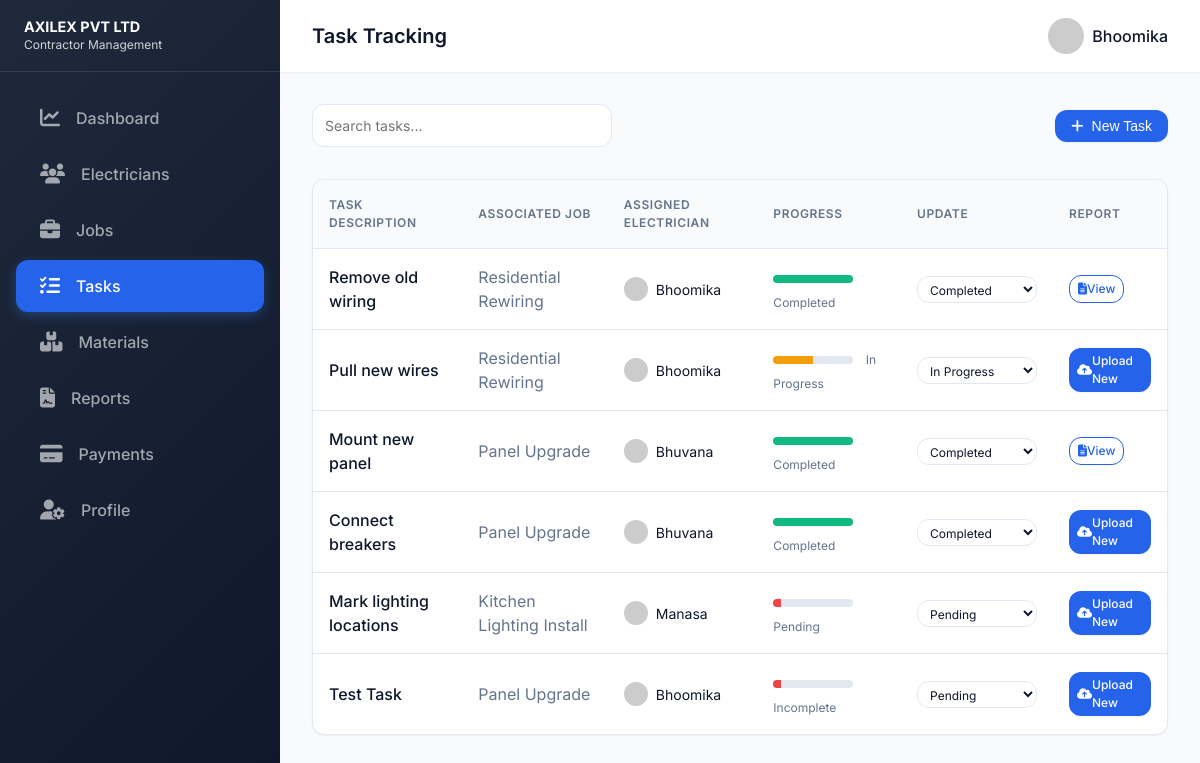
Screenshot of /tasks (signed in) with the database file from the repository.
### tables this page shows
CREATE TABLE Electricians (
            id INTEGER PRIMARY KEY AUTOINCREMENT,
            name TEXT NOT NULL,
            phone TEXT,
            email TEXT,
            status TEXT DEFAULT 'Available'
        , user_id INTEGER REFERENCES Users(id));

CREATE TABLE Tasks (
            id INTEGER PRIMARY KEY AUTOINCREMENT,
            job_id INTEGER,
            description TEXT NOT NULL,
            status TEXT DEFAULT 'Incomplete',
            assigned_electrician_id INTEGER,
            completed_at TEXT, report_path TEXT,
            FOREIGN KEY (job_id) REFERENCES Jobs (id),
            FOREIGN KEY (assigned_electrician_id) REFERENCES Electricians (id)
        );

CREATE TABLE Jobs (
            id INTEGER PRIMARY KEY AUTOINCREMENT,
            title TEXT NOT NULL,
            description TEXT,
            location TEXT,
            deadline TEXT,
            assigned_electrician_id INTEGER,
            status TEXT DEFAULT 'Pending', image_path TEXT, price REAL DEFAULT 0.0,
            FOREIGN KEY (assigned_electrician_id) REFERENCES Electricians (id)
        );

### app.py (the view, shortened to what this page needs)
@app.route('/tasks', methods=['GET', 'POST'])
@login_required
def tasks():
    conn = get_db_connection()
    if session['role'] == 'admin':
        tasks = conn.execute('SELECT t.*, j.title as job_title, e.name as electrician_name FROM Tasks t JOIN Jobs j ON t.job_id = j.id LEFT JOIN Electricians e ON t.assigned_electrician_id = e.id').fetchall()
    jobs = conn.execute('SELECT id, title FROM Jobs').fetchall()
    els = conn.execute('SELECT id, name FROM Electricians').fetchall()
    conn.close()
    return render_template('tasks.html', tasks=tasks, jobs=jobs, electricians=els)

### app.py (called while the page is built)
def get_db_connection():
    conn = sqlite3.connect(DB_PATH)
    conn.row_factory = sqlite3.Row
    return conn

def login_required(f):
    @wraps(f)
    def decorated_function(*args, **kwargs):
        if 'user_id' not in session:
            return redirect(url_for('login'))
        return f(*args, **kwargs)
    return decorated_function

@app.context_processor
def inject_user():
    return dict(user_role=session.get('role'), username=session.get('username'))

### templates/tasks.html (shortened to what this page needs)
<!DOCTYPE html>
<html lang="en">
<head>
    <link rel="stylesheet" href="/static/css/styles.css">
    <link rel="stylesheet" href="https://cdnjs.cloudflare.com/ajax/libs/font-awesome/6.4.0/css/all.min.css">
</head>
<body>
    <div class="dashboard-layout">
        <aside class="sidebar">
            <div class="sidebar-header" style="justify-content: space-between;">
                <div style="font-size: 0.9rem; font-weight: 700; line-height: 1.2;">AXILEX PVT LTD <br><small style="font-weight: 400; opacity: 0.8;">Contractor Management</small></div>
            </div>
            <nav class="sidebar-nav">
                <a href="/dashboard" class="sidebar-link">
                    <i class="fa-solid fa-chart-line"></i> Dashboard
                </a>
                {% if session.role == 'admin' %}
                <a href="/electricians" class="sidebar-link">
                    <i class="fa-solid fa-users"></i> Electricians
                </a>
                {% endif %}
                <a href="/jobs" class="sidebar-link">
                    <i class="fa-solid fa-briefcase"></i> Jobs
                </a>
                <a href="/tasks" class="sidebar-link active">
                    <i class="fa-solid fa-list-check"></i> Tasks
                </a>
                {% if session.role == 'admin' %}
                <a href="/materials" class="sidebar-link">
                    <i class="fa-solid fa-boxes-stacked"></i> Materials
                </a>
                <a href="/reporter" class="sidebar-link">
                    <i class="fa-solid fa-file-contract"></i> Reports
                </a>
                <a href="/payments" class="sidebar-link">
                    <i class="fa-solid fa-credit-card"></i> Payments
                </a>
                {% endif %}
                <a href="/profile" class="sidebar-link">
                    <i class="fa-solid fa-user-gear"></i> Profile
                </a>
            </nav>
        </aside>
        <main class="main-content">
            <header class="topbar">
                <div class="flex items-center gap-2">
                    <h2 style="margin: 0; font-size: 1.25rem;">Task Tracking</h2>
                </div>
                <div class="topbar-right">
                    <div class="user-profile">
                        <img src="https://ui-avatars.com/api/?name={{ session.username|urlencode }}&background=DBEAFE&color=1E3A8A" alt="Profile" style="width: 36px; height: 36px; border-radius: 50%;">
                        <span>{{ session.username }}</span>
                    </div>
                </div>
            </header>
            <div class="content-area">
                <div class="flex justify-between items-center mb-4">
                    <div style="width: 300px;">
                        <input type="text" class="form-control" placeholder="Search tasks...">
                    </div>
                    {% if session.role == 'admin' %}
                    <button id="addTaskBtn" class="btn btn-primary"><i class="fa-solid fa-plus" style="margin-right: 0.5rem;"></i> New Task</button>
                    {% endif %}
                </div>
                <div class="table-container">
                    <table class="table">
                        <thead>
                            <tr>
                                <th>Task Description</th>
                                <th>Associated Job</th>
                                <th>Assigned Electrician</th>
                                <th>Progress</th>
                                <th>Update</th>
                                <th>Report</th>
                            </tr>
                        </thead>
                        <tbody>
                            {% for task in tasks %}
                            <tr>
                                <td style="font-weight: 500;">{{ task.description }}</td>
                                <td style="color: var(--text-light);">{{ task.job_title }}</td>
                                <td>
                                    {% if task.electrician_name %}
                                    <div class="flex items-center gap-1">
                                        <img src="https://ui-avatars.com/api/?name={{ task.electrician_name|urlencode }}&background=random" style="width: 24px; height: 24px; border-radius: 50%;">
                                        <span style="font-size: 0.875rem;">{{ task.electrician_name }}</span>
                                    </div>
                                    {% else %}
                                    <span style="font-size: 0.875rem; color: var(--text-light); font-style: italic;">Unassigned</span>
                                    {% endif %}
                                </td>
                                <td>
                                    <div style="background-color: var(--mid-grey); height: 8px; border-radius: 4px; overflow: hidden; width: 80px; display: inline-block; vertical-align: middle; margin-right: 0.5rem;">
                                        <div style="background-color: {{ 'var(--success)' if task.status == 'Completed' else 'var(--warning)' if task.status == 'In Progress' else 'var(--danger)' }}; height: 100%; width: {{ '100%' if task.status == 'Completed' else '50%' if task.status == 'In Progress' else '10%' }};"></div>
                                    </div>
                                    <span style="font-size: 0.75rem; color: var(--text-light);">{{ task.status }}</span>
                                </td>
                                <td>
                                    <select class="form-control status-update-btn" data-id="{{ task.id }}" style="padding: 0.25rem 0.5rem; font-size: 0.75rem; width: 120px;">
                                        <option value="Pending" {{ 'selected' if task.status == 'Pending' }}>Pending</option>
                                        <option value="In Progress" {{ 'selected' if task.status == 'In Progress' }}>In Progress</option>
                                        <option value="Completed" {{ 'selected' if task.status == 'Completed' }}>Completed</option>
                                    </select>
                                </td>
                                <td>
                                    {% if task.report_path %}
                                    <a href="/api/uploads/{{ task.report_path }}" target="_blank" class="btn btn-outline" style="padding: 0.25rem 0.5rem; font-size: 0.75rem;"><i class="fa-solid fa-file-lines"></i> View</a>
                                    {% else %}
                                    <label class="btn btn-primary" style="padding: 0.25rem 0.5rem; font-size: 0.75rem; cursor: pointer;">
                                        <i class="fa-solid fa-cloud-arrow-up"></i> Upload New
                                    </label>
                                    {% endif %}
                                </td>
                            </tr>
                            {% else %}
                            <tr>
                                <td colspan="6" class="text-center">No tasks assigned yet.</td>
                            </tr>
                            {% endfor %}
                        </tbody>
                    </table>
                </div>
            </div>
        </main>
    </div>
</body>
</html>

### static/css/styles.css (style rules this page uses)
:root { --primary-blue: #0f172a; --secondary-blue: #2563eb; --accent-blue: #3b82f6; --light-blue: #f1f5f9; --white: #ffffff; --light-grey: #f8fafc; --mid-grey: #e2e8f0; --dark-grey: #475569; --text-dark: #0f172a; --text-light: #64748b; --success: #10b981; --warning: #f59e0b; --danger: #ef4444; --pro-gradient: linear-gradient(135deg, #1e293b 0%, #0f172a 100%); --accent-gradient: linear-gradient(135deg, #3b82f6 0%, #1d4ed8 100%); --font-family: 'Outfit', 'Inter', system-ui, -apple-system, sans-serif; --sidebar-width: 280px; --header-height: 72px; --shadow-sm: 0 1px 2px 0 rgb(0 0 0 / 0.05); --shadow-md: 0 4px 6px -1px rgb(0 0 0 / 0.1), 0 2px 4px -2px rgb(0 0 0 / 0.1); --shadow-lg: 0 20px 25px -5px rgb(0 0 0 / 0.1), 0 8px 10px -6px rgb(0 0 0 / 0.1); --transition-fast: 0.25s cubic-bezier(0.4, 0, 0.2, 1); --border-radius: 12px; --glass-bg: rgba(255, 255, 255, 0.7); --glass-border: rgba(255, 255, 255, 0.4); }
* { margin: 0; padding: 0; box-sizing: border-box; }
body { font-family: var(--font-family); background-color: var(--light-grey); color: var(--text-dark); line-height: 1.5; -webkit-font-smoothing: antialiased; }
a { text-decoration: none; color: var(--secondary-blue); transition: color var(--transition-fast); }
h1, h2, h3, h4, h5, h6 { color: var(--text-dark); font-weight: 600; margin-bottom: 0.5rem; }
.flex { display: flex; }
.items-center { align-items: center; }
.justify-between { justify-content: space-between; }
.gap-1 { gap: 0.5rem; }
.gap-2 { gap: 1rem; }
.mb-4 { margin-bottom: 2rem; }
.btn { display: inline-flex; align-items: center; justify-content: center; padding: 0.5rem 1rem; font-weight: 500; border-radius: var(--border-radius); border: none; cursor: pointer; transition: all var(--transition-fast); font-size: 0.875rem; }
.btn-primary { background-color: var(--secondary-blue); color: var(--white); box-shadow: var(--shadow-sm); }
.btn-outline { background-color: transparent; color: var(--secondary-blue); border: 1px solid var(--secondary-blue); }
.form-control { width: 100%; padding: 0.625rem 0.75rem; font-size: 0.875rem; line-height: 1.5; color: var(--text-dark); background-color: var(--white); background-clip: padding-box; border: 1px solid var(--mid-grey); border-radius: var(--border-radius); transition: border-color var(--transition-fast), box-shadow var(--transition-fast); font-family: inherit; }
.dashboard-layout { display: flex; min-height: 100vh; }
.sidebar { width: var(--sidebar-width); background: var(--pro-gradient); color: var(--white); display: flex; flex-direction: column; position: fixed; height: 100vh; z-index: 100; transition: transform var(--transition-fast); }
.sidebar-header { height: var(--header-height); display: flex; align-items: center; padding: 0 1.5rem; border-bottom: 1px solid rgba(255, 255, 255, 0.1); font-size: 1.25rem; font-weight: bold; }
.sidebar-nav { flex: 1; padding: 1rem 0; overflow-y: auto; }
.sidebar-link { display: flex; align-items: center; padding: 0.875rem 1.5rem; color: rgba(255, 255, 255, 0.6); font-weight: 500; transition: all var(--transition-fast); margin: 0.25rem 1rem; border-radius: 12px; }
.sidebar-link i { margin-right: 1rem; font-size: 1.25rem; }
.sidebar-link:hover, .sidebar-link.active { color: var(--white); background: rgba(255, 255, 255, 0.1); }
.sidebar-link.active { background: var(--secondary-blue); box-shadow: 0 4px 12px rgba(59, 130, 246, 0.3); }
.main-content { flex: 1; margin-left: var(--sidebar-width); display: flex; flex-direction: column; min-height: 100vh; }
.topbar { height: var(--header-height); background-color: var(--white); box-shadow: var(--shadow-sm); display: flex; align-items: center; justify-content: space-between; padding: 0 2rem; position: sticky; top: 0; z-index: 5; }
.topbar-right { display: flex; align-items: center; gap: 1rem; }
.user-profile { display: flex; align-items: center; gap: 0.5rem; font-weight: 500; cursor: pointer; }
.content-area { padding: 2rem; flex: 1; }
.table-container { overflow-x: auto; background: var(--white); border-radius: var(--border-radius); box-shadow: var(--shadow-sm); border: 1px solid var(--mid-grey); }
.table { width: 100%; border-collapse: collapse; text-align: left; min-width: 700px; }
.table th, .table td { padding: 1rem; border-bottom: 1px solid var(--mid-grey); }
.table th { background-color: #F9FAFB; font-weight: 600; color: var(--text-light); font-size: 0.75rem; text-transform: uppercase; letter-spacing: 0.05em; }
.table tr:last-child td { border-bottom: none; }

### rows the page displays
Electricians: username "Bhoomika"
Tasks: description "Remove old wiring", job_title "Residential Rewiring", electrician_name "Bhoomika", status "Completed", id "Completed"
Tasks: description "Pull new wires", job_title "Residential Rewiring", electrician_name "Bhoomika", status "In Progress", id "In Progress"
Tasks: description "Mount new panel", job_title "Panel Upgrade", electrician_name "Bhuvana", status "Completed", id "Completed"
Tasks: description "Connect breakers", job_title "Panel Upgrade", electrician_name "Bhuvana", status "Completed", id "Completed"
Tasks: description "Mark lighting locations", job_title "Kitchen Lighting Install", electrician_name "Manasa", status "Pending", id "Pending"
Tasks: description "Test Task", job_title "Panel Upgrade", electrician_name "Bhoomika", status "Incomplete", id "Pending"
